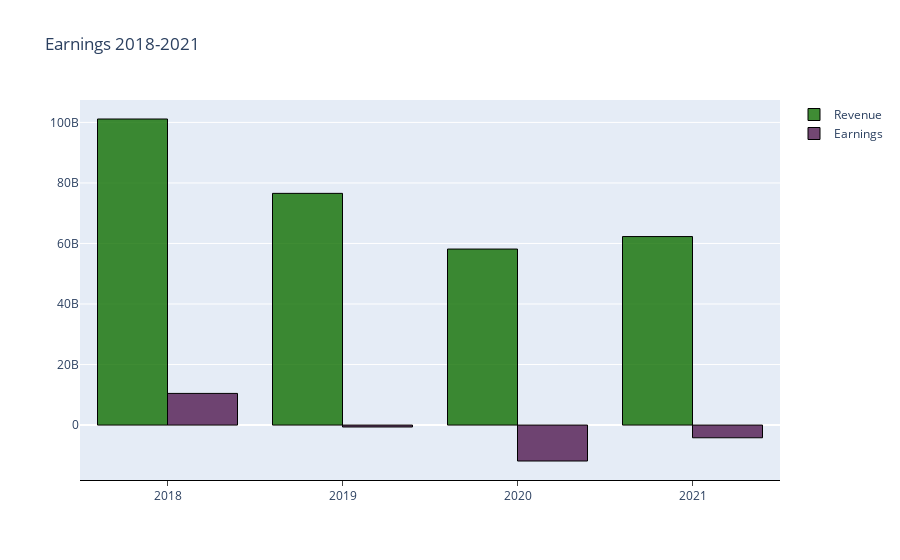

Notebook code cell kept with this figure:
### Code cell
trace1 = go.Bar(
    x = earnings.index,
    y = earnings['Revenue'],
    name='Revenue',
    marker=dict(color='rgba(16, 112, 2, 0.8)',
                line=dict(color='rgb(0,0,0)', width=1)),     )

trace2 = go.Bar(
    x = earnings.index,
    y = earnings['Earnings'],
    name='Earnings',
    marker=dict(color='rgba(80, 26, 80, 0.8)',
                line=dict(color='rgb(0,0,0)', width=1)),     )

data = [trace1, trace2]
layout = dict(
    title='Earnings 2018-2021',
    xaxis=dict( 
        ticks='outside', ticklen=5,
        zeroline=True, linewidth=1, linecolor='black'
        ) )

    
fig = go.Figure(data=data, layout=layout)            
py.iplot(fig)

### Figure 1 — Plotly figure (JSON) as saved in the notebook; plotly's stock layout.template omitted (floating-point values rounded to 4 significant figures)
{"data": [{"marker": {"color": "rgba(16, 112, 2, 0.8)", "line": {"color": "rgb(0,0,0)", "width": 1}}, "name": "Revenue", "type": "bar", "x": [2018, 2019, 2020, 2021], "y": [101127000000, 76559000000, 58158000000, 62286000000]}, {"marker": {"color": "rgba(80, 26, 80, 0.8)", "line": {"color": "rgb(0,0,0)", "width": 1}}, "name": "Earnings", "type": "bar", "x": [2018, 2019, 2020, 2021], "y": [10460000000, -636000000, -11873000000, -4202000000]}], "layout": {"title": {"text": "Earnings 2018-2021"}, "xaxis": {"linecolor": "black", "linewidth": 1, "ticklen": 5, "ticks": "outside", "zeroline": true}}}
